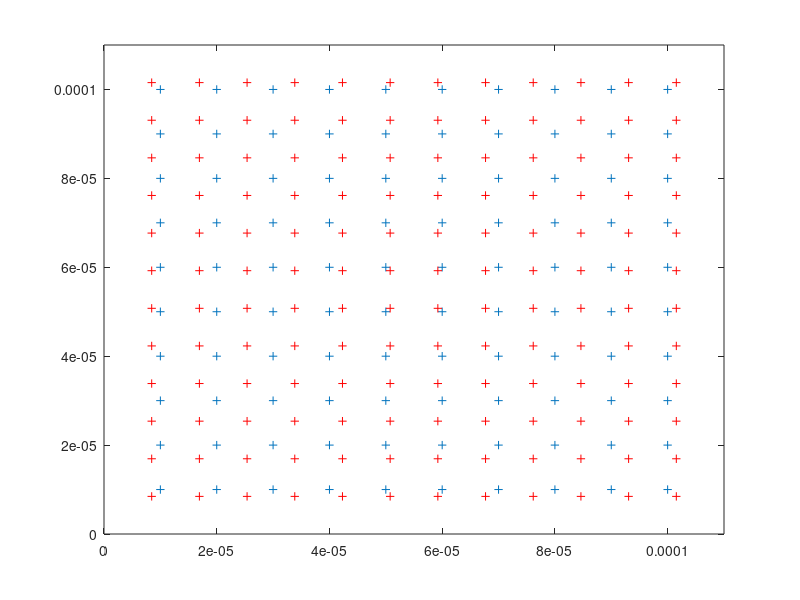
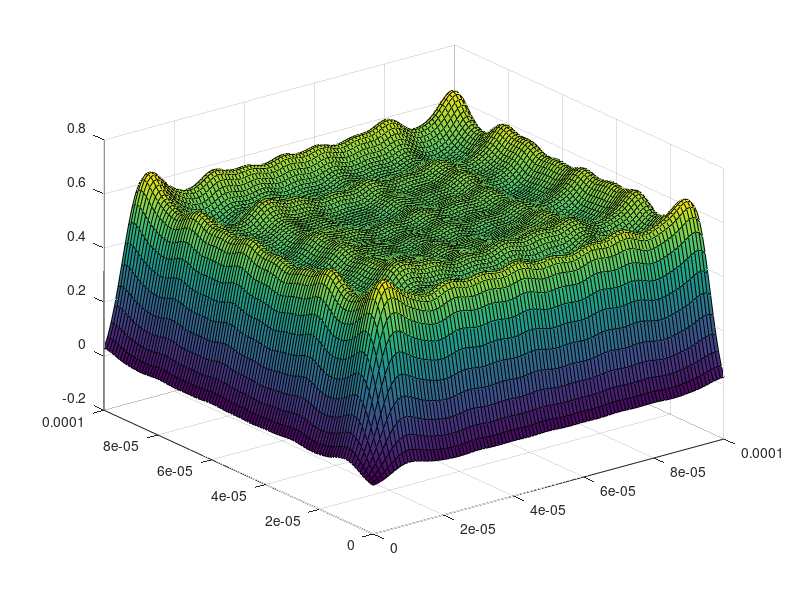
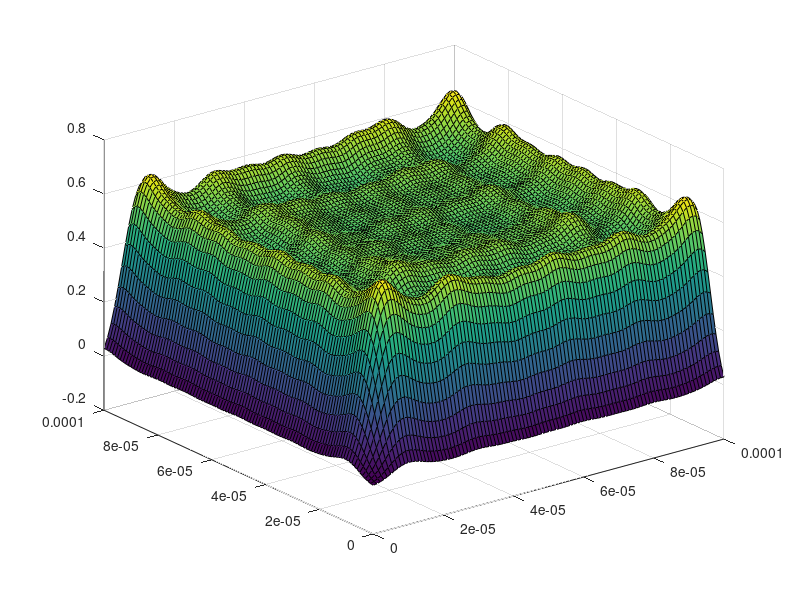

Recreate these plots in MATLAB, in order.
% function wfDM = mainDM(wfRec, actCommands, paramsSensor)
    clear all; clc; close all;
    format long;    
    
    numPupilx= 100;
    numPupily= 100;
 
    numImagx= 100;
    numImagy= 100;
 
    noApertx= 10;
    noAperty= 10;
    noApert = noApertx*noAperty;
    
    % paramsActuator 
    % number of actuators
    numActx= 10;
    numActy= 10;
    numAct = numActx*numActy;
    
    % calculate the position of the actuators    
    d = 10*10^(-6); % spacing between actuators [m]
    subAperture = d;
    
    % parameters to characterize influence function
    w1= 2;
    w2= -1;
    sig1= 0.54*subAperture;
    sig2= 0.85*subAperture;
    
    x = transpose(d:d:(noApertx)*d);
    y = transpose(d:d:(noAperty)*d);
    for i = 1: numActx 
        for j = 1: numActy 
            posAct((i-1)*numActx+j,1) = x(i);
            posAct((i-1)*numActy+j,2) = y(j);
        end
    end
    plot(posAct(:,1), posAct(:,2), '+');
    axis([0 max(x)+d 0 max(y)+d]);
    
    % calculate the position of the wavefronts
    max_X = (noApertx+1)*d;
    dwf = max_X/(noApertx+3);
    xwr = transpose(dwf:dwf:(noApertx+2)*dwf);
    ywr = transpose(dwf:dwf:(noAperty+2)*dwf);    
    for i = 1: length(xwr)
        for j = 1: length(ywr)
            posWr((i-1)*length(xwr)+j,1) = xwr(i);
            posWr((i-1)*length(ywr)+j,2) = ywr(j);
        end
    end
    hold on;
    plot(posWr(:,1), posWr(:,2), 'r+');
    axis([0 max(x)+d 0 max(y)+d]);    
    

    % length of wavefront reconstruction vector
    nwfRec = (length(xwr))*(length(ywr));    
    
    u = ones(numAct, 1);
        
    % calculate influence matrix H
    for i = 1: nwfRec
        for j = 1: numAct
            H(i,j) = w1/(2*pi*sig1^2)*exp(-((posWr(i,1)-posAct(j,1))^2+ ...
                (posWr(i,2)- posAct(j,2))^2)/(2*sig1^2))+ w2/(2*pi*sig2^2)...
                *exp(-((posWr(i,1)-posAct(j,1))^2+(posWr(i,2)- ...
                posAct(j,2))^2)/(2*sig2^2));            
        end
    end
    
    wfRec = 0.5+0.01*randn(nwfRec,1); % dummy wavefront reconstruction vector
    
    % least square solution
    u = inv(transpose(H)*H)*transpose(H)*wfRec;
%     u = pinv(H)*wfRec;
    
    % residual error
    wres = wfRec - H*u;
    
    % plot the deformable mirror (after wave front reconstruction)
    xgrid = 0:d/10:(noApertx)*d;
    ygrid = 0:d/10:(noAperty)*d; 
    xgrids = repmat(xgrid',1,length(xgrid'));
    ygrids = repmat(ygrid,length(ygrid),1);
    figure;
% for k = 1: numAct                
    for i = 1:length(xgrid)
        for j = 1: length(ygrid)
            sum = 0;
            for k = 1: numAct                
                Sval = (w1/(2*pi*sig1^2)*exp(-((xgrid(i)-posAct(k,1))^2+ ...
                (ygrid(j)- posAct(k,2))^2)/(2*sig1^2))+ w2/(2*pi*sig2^2)...
                *exp(-((xgrid(i)-posAct(k,1))^2+(ygrid(j)- ...
                posAct(k,2))^2)/(2*sig2^2)))*u(k);      
%                 S(i,j) = Sval;
                  sum = sum + Sval;
            end
            S(i,j) = sum;
        end
    end
    surf(xgrids, ygrids, S );%- 87.13140);
    [X, Y] = meshgrid(xgrid, ygrid);
    figure; surf(X, Y, S );
    hold on; 
% end
%     xgrid = repmat(xgrid',1,length(xgrid'));
%     ygrid = repmat(ygrid,length(ygrid),1);
%     figure; surf(xgrid, ygrid, S );%- 87.13140);
%     surf(repmat(posApert(:,1),noApert,1), repmat(posAct(:,2), 1, numAct), H)

    

